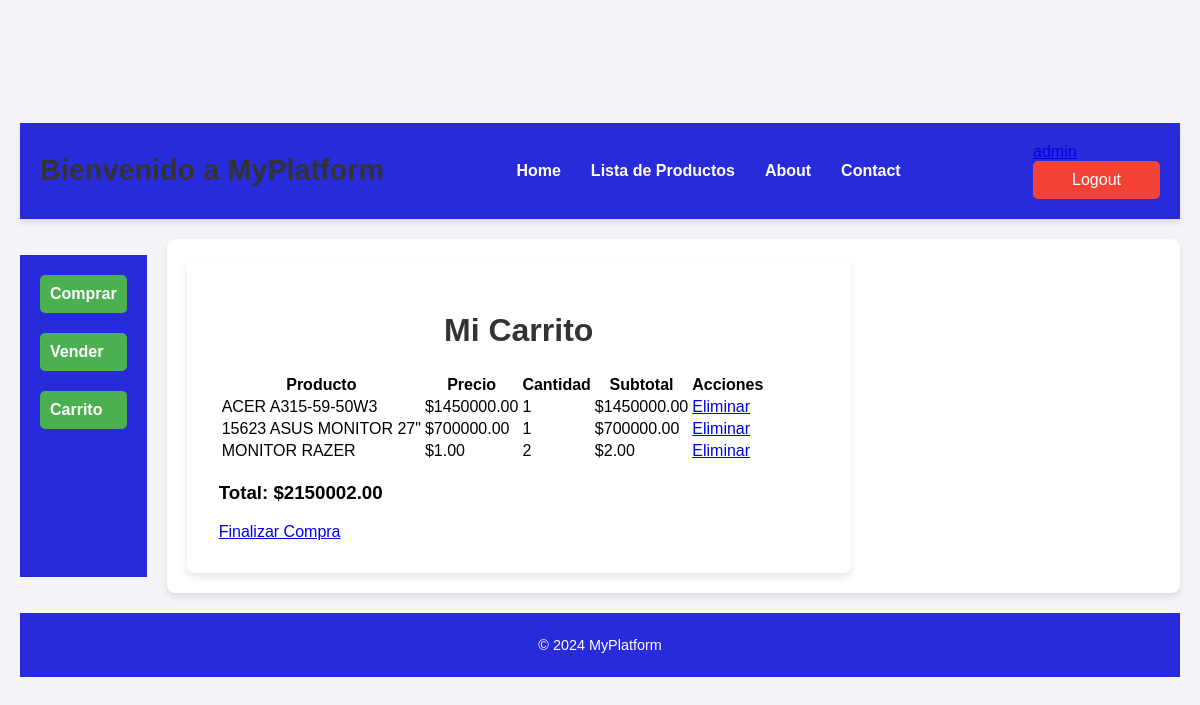
Screenshot of /products/cart/ (signed in) with the database file from the repository.
### users/models.py (models this page shows, shortened)
class CustomUser(AbstractUser):
    is_buyer = models.BooleanField(default=False)
    is_seller = models.BooleanField(default=False)
    full_name = models.CharField(max_length=255, blank=True, null=True)
    phone_number = models.CharField(max_length=20, blank=True, null=True)
    address = models.TextField(blank=True, null=True)

### purchases/models.py (models this page shows, shortened)
class CartItem(models.Model):
    cart = models.ForeignKey(Cart, related_name='items', on_delete=models.CASCADE)
    product = models.ForeignKey(Product, on_delete=models.CASCADE)
    quantity = models.PositiveIntegerField(default=1)
    def total_price(self):
        return self.product.price * self.quantity

### products/models.py (models this page shows, shortened)
class Product(models.Model):
    id = models.BigAutoField(primary_key=True)
    name = models.CharField(max_length=255)
    description = models.TextField()
    price = models.DecimalField(max_digits=10, decimal_places=2)
    stock = models.IntegerField(default=0)  # Indica la cantidad en inventario
    category = models.ForeignKey('Category', on_delete=models.SET_NULL, null=True, blank=True)
    seller = models.ForeignKey(settings.AUTH_USER_MODEL, related_name='products_for_sale', on_delete=models.CASCADE)
    is_sold = models.BooleanField(default=False)  # Indica si el producto está vendido
    is_available = models.BooleanField(default=True)  # Nuevo campo para indicar disponibilidad
    @property
    def is_available(self):
        return self.stock > 0

### purchases/views.py (the view)
# urls.py: path('cart/', views.view_cart, name='view_cart'),
@login_required
def view_cart(request):
    try:
        cart = Cart.objects.get(user=request.user)
        cart_items = cart.items.all()  # Todos los elementos del carrito
        total = cart.total_price()  # Método en tu modelo Cart
    except Cart.DoesNotExist:
        cart_items = []
        total = 0
    return render(request, 'purchases/cart.html', {
        'cart_items': cart_items,
        'total': total,
    })

### purchases/models.py (called while the page is built)
    def total_price(self):
        total = sum(item.product.price * item.quantity for item in self.items.all())
        return total

### purchases/templates/purchases/cart.html
{% extends 'home.html' %}
{% block content %}
<div class="container">
    <h1>Mi Carrito</h1>
    {% if cart_items %}
        <table>
            <thead>
                <tr>
                    <th>Producto</th>
                    <th>Precio</th>
                    <th>Cantidad</th>
                    <th>Subtotal</th>
                    <th>Acciones</th>
                </tr>
            </thead>
            <tbody>
                {% for item in cart_items %}
                    <tr>
                        <td>{{ item.product.name }}</td>
                        <td>${{ item.product.price }}</td>
                        <td>{{ item.quantity }}</td>
                        <td>${{ item.total_price|floatformat:2 }}</td>
                        <td>
                            <a href="{% url 'remove_from_cart' item.id %}" class="btn-remove">Eliminar</a>
                        </td>
                    </tr>
                {% endfor %}
            </tbody>
        </table>
        <h3>Total: ${{ total|floatformat:2 }}</h3>
        <a href="{% url 'checkout' %}" class="btn-checkout">Finalizar Compra</a>
    {% else %}
        <p>No hay productos en el carrito.</p>
    {% endif %}
</div>
{% endblock %}

### templates/home.html (shortened to what this page needs)
{% load static %}
<!DOCTYPE html>
<html lang="en">
<head>
    <link rel="stylesheet" href="{% static 'css\home.css' %}">
    <link rel="stylesheet" href="{% static 'css\product_list.css' %}">
    <link rel="stylesheet" href="{% static 'css\buy.css' %}">
    <link rel="stylesheet" href="{% static 'css\login.css' %}">
    <link rel="stylesheet" href="{% static 'css\profile.css' %}">
    <link rel="stylesheet" href="{% static 'css\sell_products.css' %}">
</head>
<body>
    <div class="grid-container">
        <header>
            <h1>Bienvenido a MyPlatform</h1>
            <ul>
                <li><a href="{% url 'home' %}">Home</a></li>
                <li><a href="{% url 'product_list' %}">Lista de Productos</a></li>
                <li><a href="">About</a></li>
                <li><a href="">Contact</a></li>
            </ul>
            <div>
                {% if user.is_authenticated %}
                    <form method="post" action="{% url 'logout' %}" style="display: inline;">
                        <a href="{% url 'profile' %}">{{ user.username }}</a>
                        <button type="submit">Logout</button>
                    </form>
                {% else %}
                    <a href="{% url 'login' %}">Login</a>
                {% endif %}
            </div>
        </header>
        <menu>
            <li>
                <a href="{% url 'available_products' %}">Comprar</a>
            </li>
            <li>
                <a href="{% url 'sell_product' %}">Vender</a>
            </li>
            <li>
                <a href="{% url 'view_cart' %}">Carrito</a>
            </li>
        </menu>
        <main>
            {% block content %}{% endblock content %}
        </main>
        <footer>
            <p>&copy; 2024 MyPlatform</p>
        </footer>
    </div>
</body>
</html>

### static/css/home.css (style rules this page uses)
body { background-color: #f4f4f9; font-family: Arial, sans-serif; margin: 0; padding: 0; }
.grid-container { display: grid; grid-template-areas: "a a a a a a a a a" "b c c c c c c c c" "d d d d d d d d d"; gap: 20px; grid-template-columns: repeat(9, 1fr); grid-template-rows: auto 1fr auto; padding: 20px; }
header { grid-area: a; background-color: #282bda; color: white; padding: 20px; display: flex; justify-content: space-between; align-items: center; box-shadow: 0 4px 6px rgba(0, 0, 0, 0.1); }
header h1 { margin: 0; font-size: 1.8rem; }
header ul { list-style: none; padding: 0; margin: 0; display: flex; }
header ul li { margin: 0 15px; }
header ul li a { color: white; text-decoration: none; font-weight: bold; transition: color 0.3s ease; }
header div { display: flex; align-items: center; }
header form { display: inline-block; }
header button { background-color: #f44336; color: white; border: none; padding: 10px 15px; border-radius: 5px; cursor: pointer; transition: background-color 0.3s ease; }
menu { grid-area: b; background-color: #282bda; color: white; padding: 20px; display: flex; flex-direction: column; gap: 20px; }
menu a { display: block; color: white; text-decoration: none; font-weight: bold; padding: 10px; border-radius: 5px; background-color: #4CAF50; transition: background-color 0.3s ease; width: 100%; box-sizing: border-box; }
main { grid-area: c; background-color: #ffffff; padding: 20px; border-radius: 8px; box-shadow: 0 4px 6px rgba(0, 0, 0, 0.1); }
footer { grid-area: d; background-color: #282bda; color: white; text-align: center; padding: 10px 0; font-size: 0.9rem; }
menu li { list-style: none; padding: 0; margin: 0; }

### static/css/product_list.css (style rules this page uses)
button { padding: 10px 15px; font-size: 14px; cursor: pointer; border: none; background-color: #007bff; color: white; border-radius: 5px; transition: background-color 0.3s ease; }

### static/css/buy.css (style rules this page uses)
button { padding: 10px 15px; font-size: 14px; cursor: pointer; border: none; background-color: #007bff; color: white; border-radius: 5px; }

### static/css/login.css (style rules this page uses)
body { font-family: Arial, sans-serif; background-color: #f0f0f0; margin: 0; padding: 0; display: flex; justify-content: center; align-items: center; height: 100vh; }
h1 { color: #333; margin-bottom: 20px; }

### static/css/sell_products.css (style rules this page uses)
body { font-family: Arial, sans-serif; background-color: #f4f4f9; margin: 0; padding: 0; display: flex; justify-content: center; align-items: center; min-height: 100vh; }
.container { background-color: #fff; box-shadow: 0 4px 8px rgba(0, 0, 0, 0.1); padding: 2rem; border-radius: 8px; max-width: 600px; width: 100%; }
h1 { text-align: center; font-size: 2rem; color: #333; margin-bottom: 1.5rem; }
button { background-color: #4CAF50; color: white; padding: 1rem; border: none; border-radius: 4px; font-size: 1rem; width: 100%; cursor: pointer; transition: background-color 0.3s; }

### rows the page displays
CustomUser: username "admin"
CartItem: product.name "ACER A315-59-50W3", product.price "1450000.00", quantity "1", total_price "1450000.00"
CartItem: product.name "15623 ASUS MONITOR 27\"", product.price "700000.00", quantity "1", total_price "700000.00"
CartItem: product.name "MONITOR RAZER", product.price "1.00", quantity "2", total_price "2.00"

### other values shown
{{ total|floatformat:2 }} "2150002.00"
